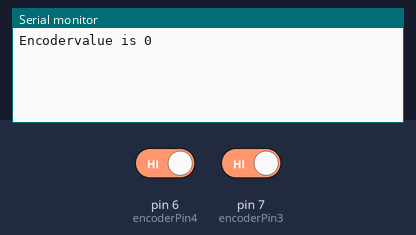
Bench run of a sketch on a simulated Arduino Uno, built with avr-gcc and run on an emulated ATmega328P. Parts: the last lines printed to the serial monitor. The test bench sets the inputs (shaded band); at power-on: pin 6 (encoderPin4) HIGH, pin 7 (encoderPin3) HIGH.

Above: at 1.2 s.
1.3 s: pin 6 (encoderPin4) driven LOW
At 2.6 s:
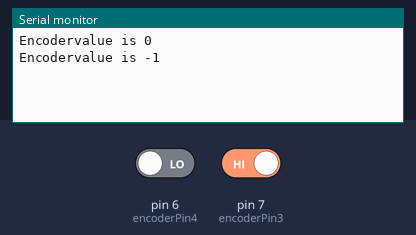
2.8 s: pin 7 (encoderPin3) driven LOW
At 3.5 s:
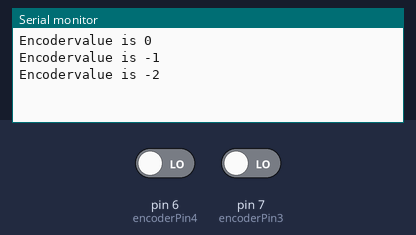
4.3 s: pin 6 (encoderPin4) driven HIGH
At 5.6 s:
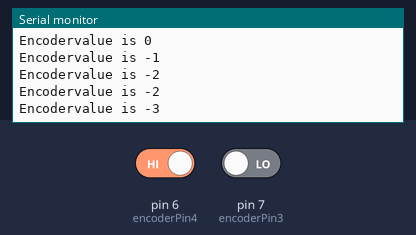
5.8 s: pin 7 (encoderPin3) driven HIGH
At 6.8 s:
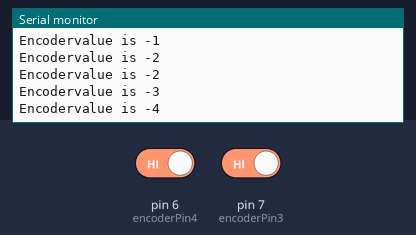
Timing chart, 0 to 8.3 s (numbered marks = the images above; inputs shaded):
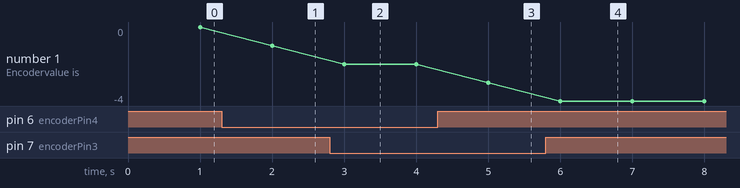

Measured:
- after the input at 1.3 s, the serial monitor: prints a new line after 0.70 s (image 1)
- after the input at 2.8 s, the serial monitor: prints a new line after 0.20 s (image 2)
- after the input at 4.3 s, the serial monitor: prints a new line after 0.70 s (image 3)
- after the input at 5.8 s, the serial monitor: prints a new line after 0.20 s (image 4)
- plotted number 1: 0 → -1 after the input at 1.3 s, -1 → -2 after the input at 2.8 s, -2 → -3 after the input at 4.3 s, -3 → -4 after the input at 5.8 s

The sketch:

_2ndencoder.ino
```cpp
// Arduino code for motor control.
// Packages.
#include <Wire.h>
#include <Adafruit_MotorShield.h>
#include "utility/Adafruit_PWMServoDriver.h"

// Definitions.

// Create the motor shield object with the default I2C address
Adafruit_MotorShield AFMS = Adafruit_MotorShield();
// Or, create it with a different I2C address (say for stacking)
// Adafruit_MotorShield AFMS = Adafruit_MotorShield(0x61);


int encoderPin3 = 7;
int encoderPin4 = 6;
volatile int lastEncoded_2 = 0;
volatile long encoderValue_2 = 0;
long lastencoderValue_2 = 0;
int currentMSB_2 = 0;
int currentLSB_2 = 0;
int lastMSB_2 = 0;
int lastLSB_2 = 0;
unsigned long time = 0;

void setup() {
  Serial.begin (115200);
  pinMode(encoderPin3, INPUT);
  pinMode(encoderPin4, INPUT);
  digitalWrite(encoderPin3, HIGH);
  digitalWrite(encoderPin4, HIGH);
}

void loop(){
  currentMSB_2 = digitalRead(encoderPin3);
  currentLSB_2 = digitalRead(encoderPin4);
  if (currentMSB_2 != lastMSB_2 || currentLSB_2 !=lastLSB_2){
    updateEncoder_2();
  }
  lastMSB_2 = currentMSB_2;
  lastLSB_2 = currentLSB_2;
  if (millis()-time >= 1000){
    Serial.print("Encodervalue is ");
    Serial.println(encoderValue_2);
    time = millis();
  }
}


void updateEncoder_2(){
  int MSB_2 = digitalRead(encoderPin3); //MSB = most significant bit
  int LSB_2 = digitalRead(encoderPin4); //LSB = least significant bit

  int encoded_2 = (MSB_2 << 1) |LSB_2; //converting the 2 pin value to single number
  int sum_2  = (lastEncoded_2 << 2) | encoded_2; //adding it to the previous encoded value

  if(sum_2 == 0b1101 || sum_2 == 0b0100 || sum_2 == 0b0010 || sum_2 == 0b1011) encoderValue_2 ++;
  if(sum_2 == 0b1110 || sum_2 == 0b0111 || sum_2 == 0b0001 || sum_2 == 0b1000) encoderValue_2 --;

  lastEncoded_2 = encoded_2; //store this value for next time
}
```
